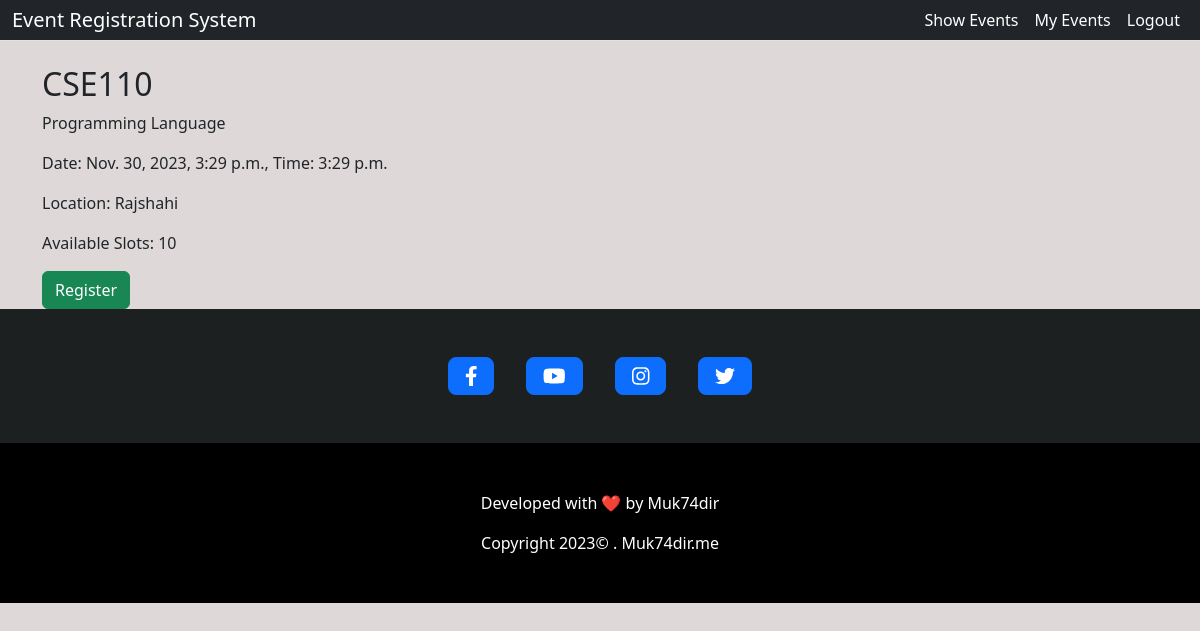
Page /event_detail/2/ (signed in) on the committed database.
### ERSApp/models.py (models this page shows, shortened)
class Event(models.Model):
    title = models.CharField(max_length=100)
    description = models.TextField()
    date = models.DateTimeField()
    time = models.TimeField()
    location = models.CharField(max_length=100)
    slots_available = models.PositiveIntegerField()

### ERSApp/views.py (the view)
# urls.py: path('event_detail/<int:pk>/', EventDetailView.as_view(), name='event_detail'),
class EventDetailView(BaseLoginRequiredMixin, View):
    def get(self, request, pk):
        event = Event.objects.get(id=pk)
        user_registration = Registration.objects.filter(user=request.user, event=event).first()
        context = {
            'event': event,
            'user_registration': user_registration,
        }
        return render(request, 'event_detail.html', context)

### templates/event_detail.html (shortened to what this page needs)
{% extends 'base.html' %}
{% load static %}
{% block content %}
    <div class="container mt-4">
        <h2>{{ event.title }}</h2>
        <p>{{ event.description }}</p>
        <p>Date: {{ event.date }}, Time: {{ event.time }}</p>
        <p>Location: {{ event.location }}</p>
        <p>Available Slots: {{ event.slots_available }}</p>
        {% if event.slots_available > 0 %}
            <a href="{% url 'register' event.id %}" class="btn btn-success">Register</a>
        {% else %}
            <p class="text-danger">Event is fully booked.</p>
        {% endif %}
    </div>
{% endblock %}

### static/css/style.css (style rules this page uses)
body { margin-bottom: 0% !important; background-color: rgb(222, 216, 216) !important; }

### rows in the picture
Event: title "CSE110", description "Programming Language", date "Nov. 30, 2023, 3:29 p.m.", time "3:29 p.m.", location "Rajshahi", slots_available "10"
